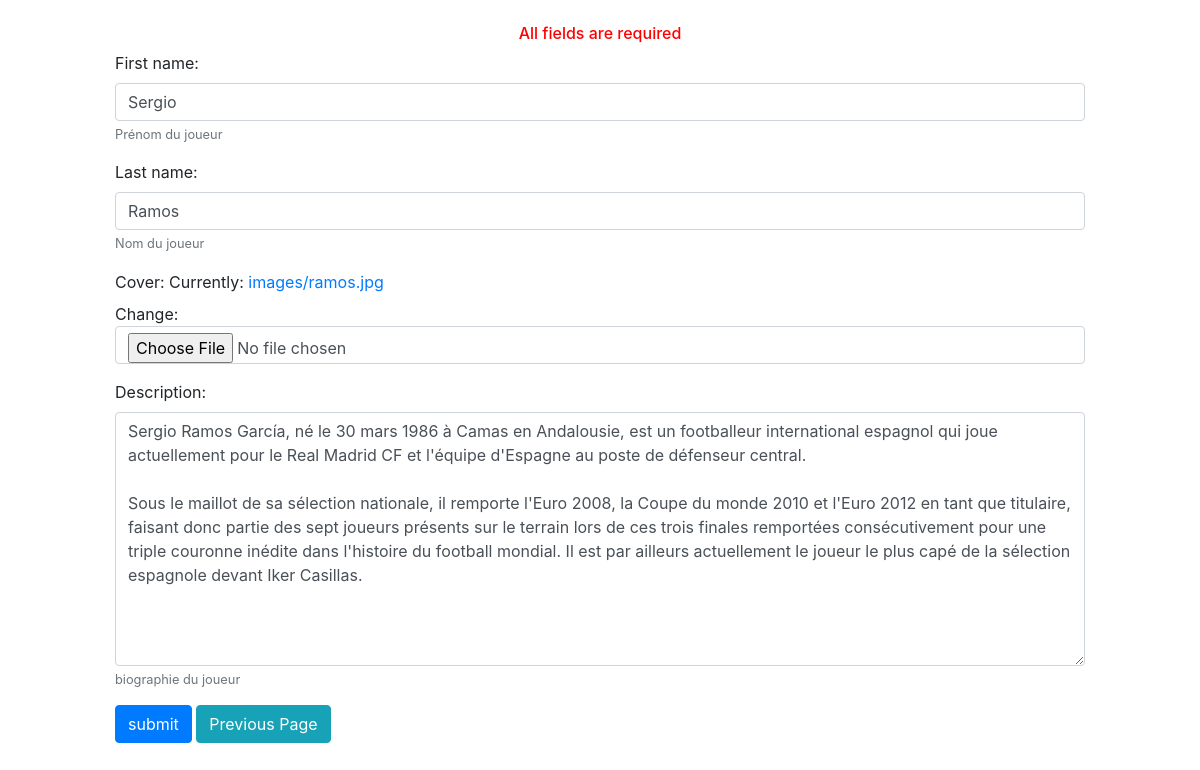
The app's page /5/edit/, older data.
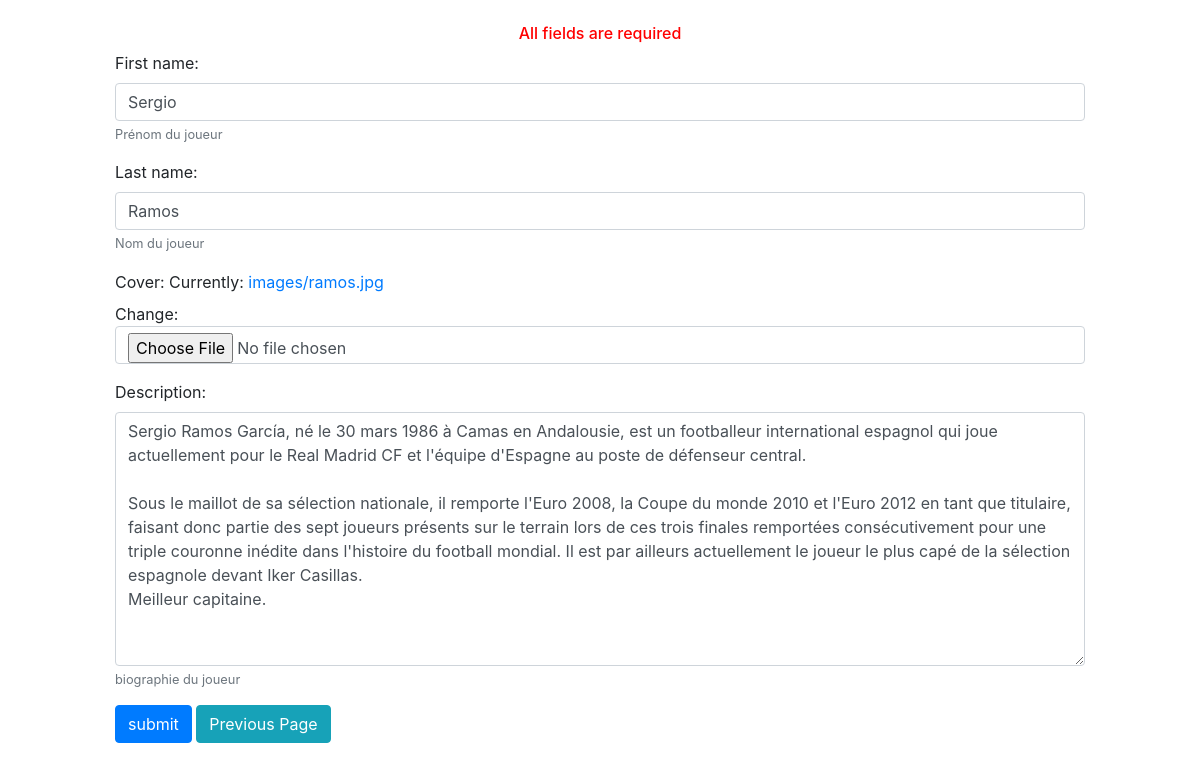
The same page, newer data.
### posts/models.py (models this page shows, shortened)
class Post(models.Model):
    first_name = models.CharField(max_length=120, help_text='Prénom du joueur')
    last_name = models.CharField(max_length=120, help_text='Nom du joueur')
    cover = models.ImageField(upload_to='images/')
    description = models.TextField(help_text="biographie du joueur")

### posts/views.py (the view)
# urls.py: path('<int:pk>/edit/', EditPostView.as_view(), name='edit_post'),
class EditPostView(UpdateView):
    model = Post
    form_class = PostForm
    template_name = 'edit.html'
    success_url = reverse_lazy('home')

### posts/forms.py
class PostForm(forms.ModelForm):
    class Meta:
        model = Post
        fields = "__all__"

### posts/templates/edit.html (shortened to what this page needs)
{% load widget_tweaks %}
<!DOCTYPE html>
<html>
<head>
<link rel="stylesheet" href="https://stackpath.bootstrapcdn.com/bootstrap/4.1.3/css/bootstrap.min.css">
</head>
<body>
<div class="container-fluid">
 <div class="row">
  <div class="col-md-1 col-xs-1 col-sm-1"></div>
  <div  class="col-md-10 col-xs-10 col-sm-10 ">
  <br/>
   <h6 style="text-align:center;"><font color="red"> All fields are required</font> </h6>
  </div>
  <div class="col-md-1 col-xs-1 col-sm-1">
  </div>
 </div>
 <div class="row">
  <div class="col-md-1 col-xs-1 col-sm-1"></div>
  <div class="col-md-10 col-xs-10 col-sm-10">
   <form method="post" novalidate>
{% for field in form.visible_fields %}
       <div class="form-group">
         {{ field.label_tag }}
         {% render_field field class="form-control" %}
         {% if field.help_text %}
           <small class="form-text text-muted">{{ field.help_text }}</small>
         {% endif %}
       </div>
     {% endfor %}
<button type="submit" class="btn btn-primary">submit</button>
<input type=button value="Previous Page" class="btn btn-info" onClick="javascript:history.go(-1);">
   </form>
   <br>
  </div>
  <div class="col-md-1 col-xs-1 col-sm-1"></div>
 </div>
</div>
</body>
</html>

Row changes from the older to the newer data that the page shows:
changed Post "Sergio": description "…espagnole devant Iker Casillas." → "…espagnole devant Iker Casillas. Meilleur capitaine."
